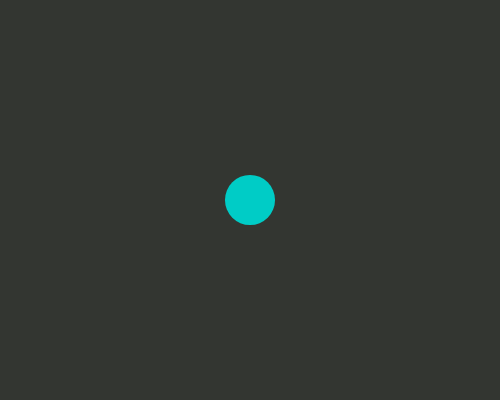
Frame 1 (no input)
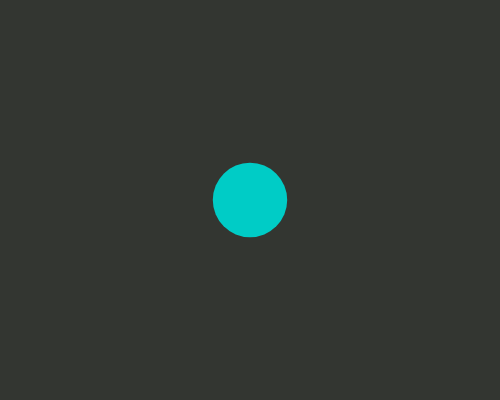
Frame 60 (no input)
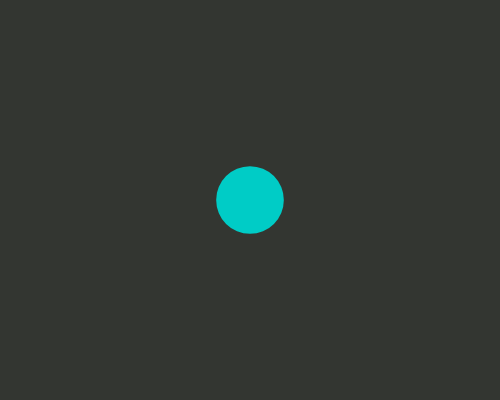
Frame 120 (the mouse pressed at the canvas centre since frame 60)

The p5.js sketch that drew these frames (run headless with seeded random() and noise() and a simulated clock; from frame 60 on, the mouse is pressed at the canvas centre):

// p5.js sketch
// ── sketch.js
//変数
var d;     //オブジェクトの直径　Diameter の d
var r;     //オブジェクトの半径  Radius の r
var x;     //オブジェクトのx座標
var y;     //オブジェクトのy座標
var nx;    //ユーザーのx座標
var ny;    //ユーザーのy座標
var delay; //オブジェクトの動きを遅延させる値

function setup() {
	createCanvas(500, 400);
	background(51,54,49);
	noStroke();

	//初期化
	d = 50; 
	r = d/2;
	x = width / 2;
	y = height / 2;

	//マウスをクリックされるまではx,y座標の値を入れる
	nx = x;
	ny = y;

	//遅れてオブジェクトが動く値を指定
	delay = 15;

}

function draw() {
	background(51,54,49);
	//sinを利用してオブジェクトの直径を拡大縮小させる
	d = d + sin(frameCount / 15);
	
	//オブジェクトとユーザーの距離を計算
	//遅延させる値(delay)の値で割った値を加算
	//繰り替えす事で徐々に近づける
	x += (nx-x) / delay;
	y += (ny-y) / delay;
	
	Ball(x, y, d, color(0, 204, 198));

}


//マウスをクリックした時
//mouseClicked
function mouseClicked() {
	//ユーザーのx,y座標を取得
	nx = mouseX;
	ny = mouseY;
}

//Ball
function Ball(_x, _y, _d, _color) {
	fill(_color);
	ellipse(_x, _y, _d, _d, _color);

}


//#mouseX
//http://p5js.org/reference/#/p5/mouseX
//マウスのx座標
//
//#mouseY
//http://p5js.org/reference/#/p5/mouseY
//マウスのy座標

//#frameCount()
//http://p5js.org/reference/#/p5/frameCount
//フレーム数をカウントする
//
//#frameRate()
//フレームレイトを指定する。指定しなければ30fps(フレーム/秒)となる

//#sin()
//http://p5js.org/reference/#/p5/sin

//#オブジェクトの拡大の部分
//##d = d + sin(frameCount / 15)
//dに毎フレームsin(frameCount / 15)で計算された値を加算
//
//##sin(frameCount/15)の部分
//sin(frameCount)の場合、一定の間隔で1〜-1の値が返るので
//dの変化はd+1〜d-1（d = 50;の場合は49〜51の間）になる
//
//任意の値（今回は15）で割る事でフレームが進むタイミングとずれた状態で
//値がdに加算されるためdの値はd + 1以上とd -1以下に
//なり変化が大きくなる
//frameCountを割る数字を大きくする事で変化は大きくなるが
//変化はゆっくりになる


//#console.log
//console.log("nx:" + nx);
//console.log("ny:" + ny);
//console.log("x:" + x);
//console.log("y:" + y);
